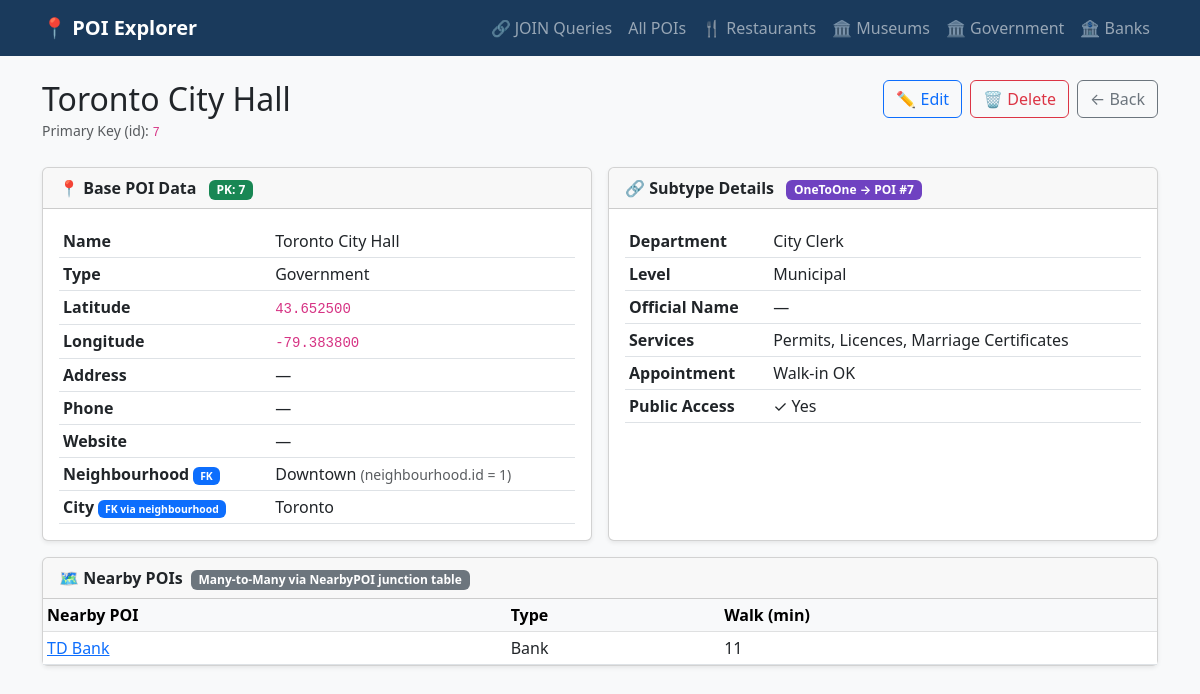
Screenshot of /poi/7/ with the database file from the repository.
### poi/models.py (models this page shows, shortened)
class PointOfInterest(models.Model):
    POI_TYPES = [
        ('restaurant', 'Restaurant'),
        ('museum',     'Museum'),
        ('government', 'Government'),
        ('bank',       'Bank'),
    ]
    name          = models.CharField(max_length=200)
    latitude      = models.DecimalField(max_digits=9, decimal_places=6)
    longitude     = models.DecimalField(max_digits=9, decimal_places=6)
    address       = models.CharField(max_length=300, blank=True)
    phone         = models.CharField(max_length=30,  blank=True)
    website       = models.URLField(blank=True)
    poi_type      = models.CharField(max_length=20, choices=POI_TYPES)
    neighbourhood = models.ForeignKey(
        Neighbourhood,
        on_delete=models.SET_NULL,
        null=True, blank=True,
        related_name='points_of_interest'
    )
    created_at    = models.DateTimeField(auto_now_add=True)
    updated_at    = models.DateTimeField(auto_now=True)
    class Meta:
        verbose_name        = "Point of Interest"
        verbose_name_plural = "Points of Interest"

class Neighbourhood(models.Model):
    name = models.CharField(max_length=100)
    city = models.ForeignKey(
        City,
        on_delete=models.CASCADE,
        related_name='neighbourhoods'
    )

class City(models.Model):
    name    = models.CharField(max_length=100)
    country = models.CharField(max_length=100)
    class Meta:
        verbose_name_plural = "Cities"

class GovernmentOffice(models.Model):
    LEVEL_CHOICES = [
        ('federal',   'Federal'),
        ('state',     'State / Provincial'),
        ('municipal', 'Municipal'),
    ]
    poi            = models.OneToOneField(
        PointOfInterest,
        on_delete=models.CASCADE,
        related_name='government'
    )
    department     = models.CharField(max_length=200)
    level          = models.CharField(max_length=20, choices=LEVEL_CHOICES, default='municipal')
    official_name  = models.CharField(max_length=200, blank=True)
    services_offered = models.TextField(blank=True)
    appointment_required = models.BooleanField(default=False)
    public_access  = models.BooleanField(default=True)

class NearbyPOI(models.Model):
    from_poi       = models.ForeignKey(
        PointOfInterest,
        on_delete=models.CASCADE,
        related_name='nearby_from'
    )
    to_poi         = models.ForeignKey(
        PointOfInterest,
        on_delete=models.CASCADE,
        related_name='nearby_to'
    )
    walk_minutes   = models.PositiveSmallIntegerField(default=5)
    class Meta:
        unique_together = ('from_poi', 'to_poi')
        verbose_name_plural = "Nearby POIs"

### poi/views.py (the view)
# urls.py: path('poi/<int:pk>/', views.poi_detail,  name='poi_detail'),
def poi_detail(request, pk):
    poi = get_object_or_404(
        PointOfInterest.objects.select_related('neighbourhood__city'), pk=pk
    )
    return render(request, 'poi/poi_detail.html', {'poi': poi})

### poi/templates/poi/poi_detail.html (shortened to what this page needs)
{% extends "poi/base.html" %}
{% block content %}
<div class="d-flex justify-content-between align-items-start mb-4">
  <div>
    <h2 class="mb-0">{{ poi.name }}</h2>
    <span class="text-muted small">Primary Key (id): <code>{{ poi.pk }}</code></span>
  </div>
  <div class="d-flex gap-2">
    <a href="{% url 'poi:poi_edit' poi.pk %}" class="btn btn-outline-primary">✏️ Edit</a>
    <a href="{% url 'poi:poi_delete' poi.pk %}" class="btn btn-outline-danger">🗑 Delete</a>
    <a href="{% url 'poi:poi_list' %}" class="btn btn-outline-secondary">← Back</a>
  </div>
</div>
<div class="row g-3">
  <div class="col-md-6">
    <div class="card shadow-sm h-100">
      <div class="card-header fw-bold">
        📍 Base POI Data
        <span class="badge bg-success ms-2">PK: {{ poi.pk }}</span>
      </div>
      <div class="card-body">
        <table class="table table-sm mb-0">
          <tr><th>Name</th><td>{{ poi.name }}</td></tr>
          <tr><th>Type</th><td>{{ poi.get_poi_type_display }}</td></tr>
          <tr><th>Latitude</th><td><code>{{ poi.latitude }}</code></td></tr>
          <tr><th>Longitude</th><td><code>{{ poi.longitude }}</code></td></tr>
          <tr><th>Address</th><td>{{ poi.address|default:"—" }}</td></tr>
          <tr><th>Phone</th><td>{{ poi.phone|default:"—" }}</td></tr>
          <tr><th>Website</th><td>
            {% if poi.website %}<a href="{{ poi.website }}" target="_blank">{{ poi.website }}</a>
            {% else %}—{% endif %}
          </td></tr>
          <tr>
            <th>Neighbourhood <span class="badge bg-primary" style="font-size:.65rem">FK</span></th>
            <td>
              {% if poi.neighbourhood %}
                {{ poi.neighbourhood.name }}
                <span class="text-muted small">(neighbourhood.id = {{ poi.neighbourhood.pk }})</span>
              {% else %}—{% endif %}
            </td>
          </tr>
          <tr>
            <th>City <span class="badge bg-primary" style="font-size:.65rem">FK via neighbourhood</span></th>
            <td>{{ poi.neighbourhood.city.name|default:"—" }}</td>
          </tr>
        </table>
      </div>
    </div>
  </div>
  <div class="col-md-6">
    <div class="card shadow-sm h-100">
      <div class="card-header fw-bold">
        🔗 Subtype Details
        <span class="badge bg-purple text-white ms-2" style="background:#6f42c1!important">OneToOne → POI #{{ poi.pk }}</span>
      </div>
      <div class="card-body">
        {% if poi.poi_type == 'restaurant' and poi.restaurant %}
          {% with r=poi.restaurant %}
          <table class="table table-sm mb-0">
            <tr><th>Cuisine <span class="badge bg-primary" style="font-size:.65rem">FK</span></th>
                <td>{{ r.cuisine }} <span class="text-muted small">(cuisine.id={{ r.cuisine.pk }})</span></td></tr>
            <tr><th>Price Range</th><td>{{ r.price_range }}</td></tr>
            <tr><th>Seating</th><td>{{ r.seating_capacity }}</td></tr>
            <tr><th>Michelin ★</th><td>{% if r.michelin_stars %}{{ r.michelin_stars }}{% else %}—{% endif %}</td></tr>
            <tr><th>Delivery</th><td>{% if r.has_delivery %}✓{% else %}✗{% endif %}</td></tr>
            <tr><th>Takeout</th><td>{% if r.has_takeout %}✓{% else %}✗{% endif %}</td></tr>
            <tr><th>Hours</th><td>{{ r.opening_hours|default:"—" }}</td></tr>
          </table>
          {% endwith %}
        {% elif poi.poi_type == 'government' and poi.government %}
          {% with g=poi.government %}
          <table class="table table-sm mb-0">
            <tr><th>Department</th><td>{{ g.department }}</td></tr>
            <tr><th>Level</th><td>{{ g.get_level_display }}</td></tr>
            <tr><th>Official Name</th><td>{{ g.official_name|default:"—" }}</td></tr>
            <tr><th>Services</th><td>{{ g.services_offered|default:"—" }}</td></tr>
            <tr><th>Appointment</th><td>{% if g.appointment_required %}Required{% else %}Walk-in OK{% endif %}</td></tr>
            <tr><th>Public Access</th><td>{% if g.public_access %}✓ Yes{% else %}✗ No{% endif %}</td></tr>
          </table>
          {% endwith %}
        {% else %}
          <p class="text-muted">No subtype details recorded yet.</p>
        {% endif %}
      </div>
    </div>
  </div>
</div>
{% if poi.nearby_from.exists %}
<div class="card shadow-sm mt-3">
  <div class="card-header fw-bold">🗺 Nearby POIs <span class="badge bg-secondary ms-1">Many-to-Many via NearbyPOI junction table</span></div>
  <div class="card-body p-0">
    <table class="table table-sm mb-0">
      <thead class="table-light"><tr><th>Nearby POI</th><th>Type</th><th>Walk (min)</th></tr></thead>
      <tbody>
        {% for link in poi.nearby_from.select_related %}
        <tr>
          <td><a href="{% url 'poi:poi_detail' link.to_poi.pk %}">{{ link.to_poi.name }}</a></td>
          <td>{{ link.to_poi.get_poi_type_display }}</td>
          <td>{{ link.walk_minutes }}</td>
        </tr>
        {% endfor %}
      </tbody>
    </table>
  </div>
</div>
{% endif %}
{% endblock %}

### poi/templates/poi/base.html (style rules this page uses)
body { background: #f8f9fa; }

### rows the page displays
PointOfInterest: name "Toronto City Hall", pk "7", poi_type "Government", latitude "43.652500", longitude "-79.383800", address "—", phone "—", neighbourhood.name "Downtown", neighbourhood.pk "1", neighbourhood.city.name "Toronto"
GovernmentOffice: department "City Clerk", level "Municipal", official_name "—", services_offered "Permits, Licences, Marriage Certificates"
NearbyPOI: to_poi.name "TD Bank", to_poi.poi_type "Bank", walk_minutes "11"
